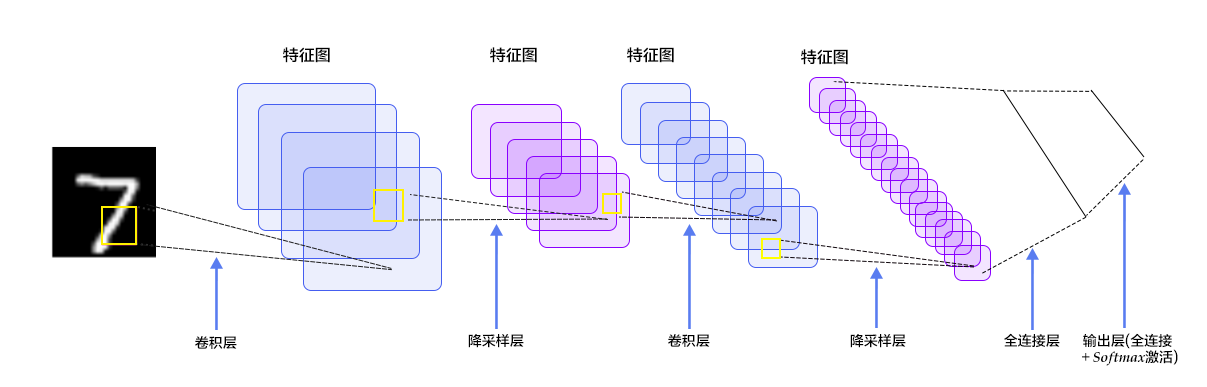
#> input picture machinelearning/image/digit/train/data/image/cnn.png, 1207 x 387 px
$ python -i utils.py   (imports and definitions only)   (Python 2 division)   (older library calls are emulated)
#> lines starting #> are read from the running program, lines starting #| are printed output that depends on the picture; after the words box and inside, x2 and y2 are one past the last pixel; in counts of white or black regions, pixels touching at a corner belong together
#!/usr/bin/env python
# -*- coding: utf-8 -*-
# 通用函数
from __future__ import print_function
import sys
import os
import logging
import time
import traceback
import platform
import subprocess
from PIL import Image
from PIL import ImageOps
import cv2
import numpy
import paddle
import paddle.fluid as fluid
try:
    from paddle.fluid.contrib.trainer import *
    from paddle.fluid.contrib.inferencer import *
except ImportError:
    print(
        "In the fluid 1.0, the trainer and inferencer are moving to paddle.fluid.contrib",
        file=sys.stderr)
    from paddle.fluid.trainer import *
    from paddle.fluid.inferencer import *
#公用static目录，通过http://www.yanjingang.com/static/tmp/1.txt 可访问过程文件
STATIC_PATH='/tmp/static/'

# 定义输入层及网络结构: 单层全连接层+softmax
# [58 lines left out: functions softmax_regression, multilayer_perceptron, convolutional_neural_network, train_program, not called in this run]

# 定义优化器
def optimizer_program():
    return fluid.optimizer.Adam(learning_rate=0.001)

# 自定义mnist数据集reader
# [81 lines left out: functions mnist_reader_creator, image_reader_creator, load_image, not called in this run]

def image_sobel(img_path, ksize=5, dilate=0, erode=0, dilate2=0):
    """图片边缘检测"""
#> called with img_path = 'data/image/cnn.png', ksize = 5, dilate = 0, erode = 0, dilate2 = 0
    img = cv2.imread(img_path)
#> img is the input picture: shape (387, 1207, 3); mean B, G, R 246, 237.7, 239.2
    #灰度图
    gray = cv2.cvtColor(img, cv2.COLOR_BGR2GRAY)
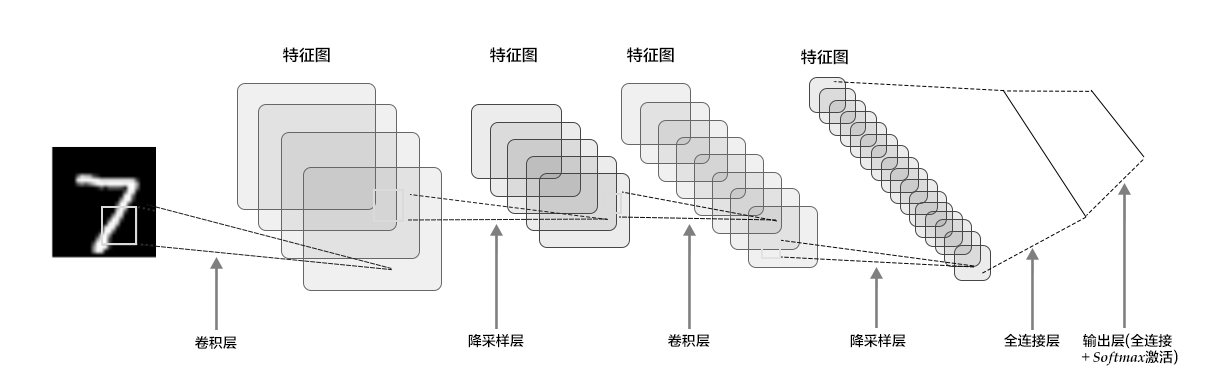
#> gray: shape (387, 1207); min 0, max 255, mean 239.1
    #write_image(gray, img_path, 'gray')
    # 高斯平滑
    gaussian = cv2.GaussianBlur(gray, (3, 3), 0, 0, cv2.BORDER_DEFAULT)
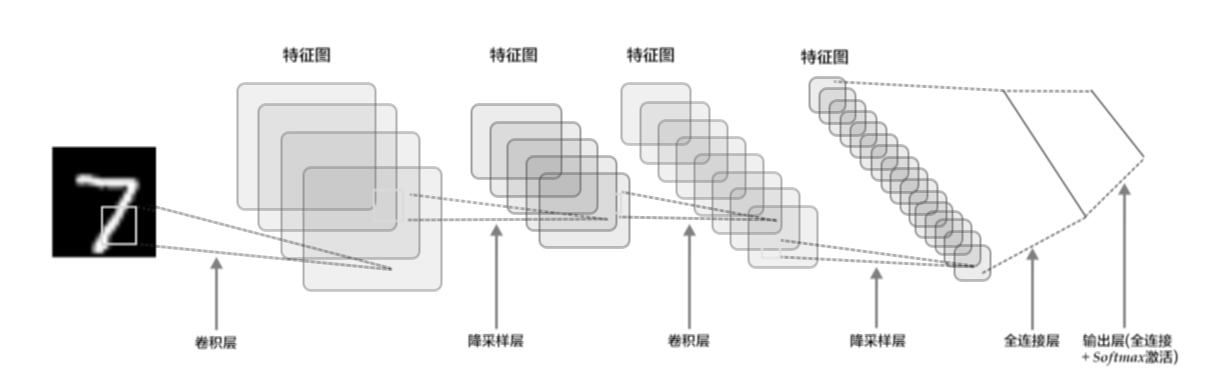
#> gaussian: shape (387, 1207); min 0, max 255, mean 239.1
    #write_image(gaussian, img_path, 'gaussion')
    # 中值滤波
    median = cv2.medianBlur(gaussian, 5)
    #write_image(median, img_path, 'median')
    # Sobel算子，X方向求梯度,对图像进行边缘检测
    sobel = cv2.Sobel(median, cv2.CV_8U, 1, 0, ksize=ksize) #ksize:1/3/5/7   cv2.CV_8U/cv2.CV_16S
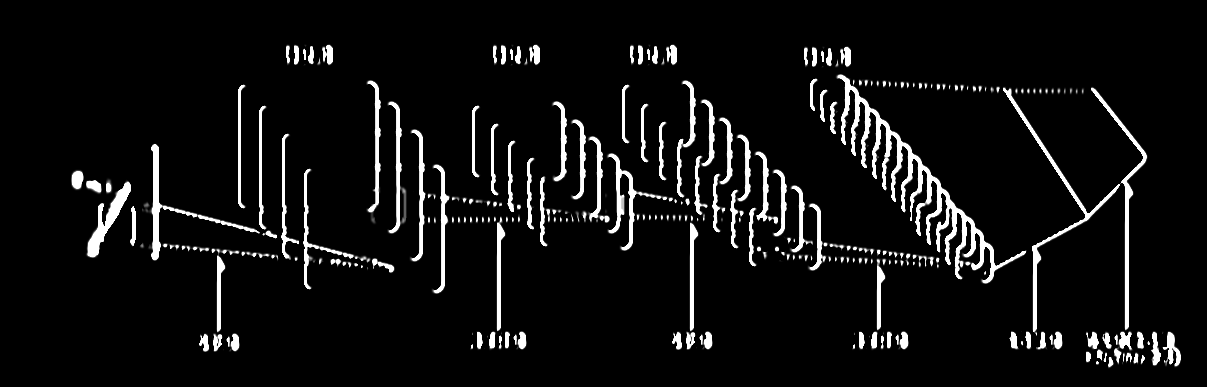
#> sobel: shape (387, 1207); min 0, max 255, mean 16.7
    #sobel = cv2.Sobel(median, cv2.CV_16S, 1, 0, ksize=ksize) #ksize:1/3/5/7   cv2.CV_8U/cv2.CV_16S
    sobel = cv2.convertScaleAbs(sobel)
    # 二值化
    ret, binary = cv2.threshold(sobel, 170, 255, cv2.THRESH_BINARY)
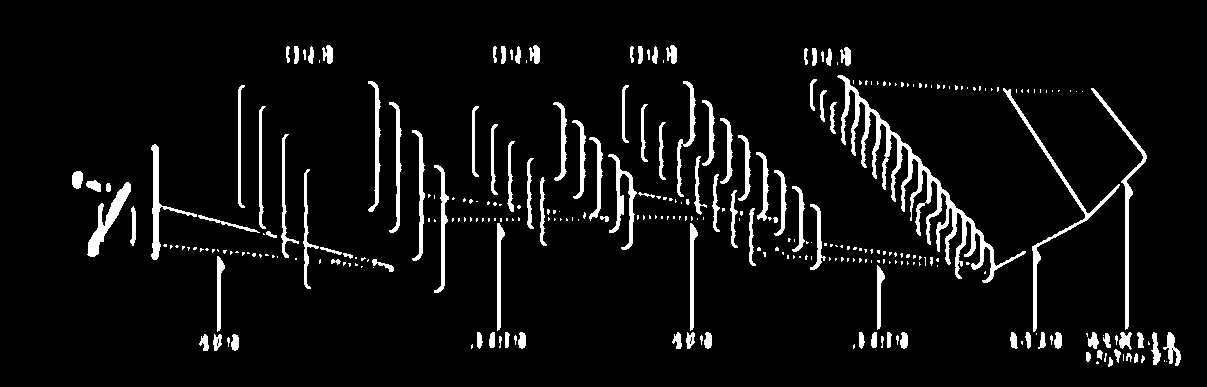
#> binary: shape (387, 1207); 6.1% white; 307 white regions (196 under 20 px), largest, box (x1, y1, x2, y2) and area: (837, 75, 1026, 283) 4558, (1003, 88, 1120, 332) 1287, (1091, 88, 1147, 330) 1071
    threshold_path = write_image(binary, img_path, 'threshold')
#> threshold_path = '/tmp/static/tmp/cnn_threshold.png'
    if dilate == 0 and erode == 0:
	return threshold_path
    else:
        # 膨胀和腐蚀操作的核函数
        element1 = cv2.getStructuringElement(cv2.MORPH_RECT, (9, 1))
        element2 = cv2.getStructuringElement(cv2.MORPH_RECT, (9, 7))
        # 膨胀一次，让轮廓突出
        dilation = cv2.dilate(binary, element2, iterations=dilate) #iterations=1
        dilation_path = write_image(dilation, img_path, 'dilation')
	if erode > 0:# 腐蚀，去掉细节
            dilation = cv2.erode(dilation, element1, iterations=erode) #iterations=1
            dilation_path = write_image(dilation, img_path, 'erosion')
	if dilate2 > 0: # 再次膨胀，让轮廓明显一些
            dilation2 = cv2.dilate(erosion, element2, iterations=dilate2) #iterations=3设置太大但车牌区域很小时非车牌区域容易边缘连片过度，设置太小但车牌占比过大时容易省简称和后边连不上
            dilation_path = write_image(dilation2, img_path, 'dilation2')
        return dilation_path

def write_image(img, img_path, step='', path='tmp'):
    """保存图片并打印"""
    name = img_path.split('/')[-1]
    img_path = img_path.replace(name,'')
    #print(name)
    #print(img_path)
    if step != '':
        #img_file = img_path+'../'+path+'/'+name.split('.')[0]+'_'+step+'.'+name.split('.')[1]
        img_file = STATIC_PATH+path+'/'+name.split('.')[0]+'_'+step+'.'+name.split('.')[1]
    else:
        #img_file = img_path+'../'+path+'/'+name
        img_file = STATIC_PATH+path+'/'+name
    cv2.imwrite(img_file, img)
    print(img_file)
    return img_file

# [4 lines left out: function mkdir, not called in this run]

LOG_LEVEL = logging.DEBUG
# [73 lines left out: functions log, debug, info, warning, error, get_trace, not called in this run]


# [24 lines not run here, left out]

>>> result = image_sobel('data/image/cnn.png')
#> result = '/tmp/static/tmp/cnn_threshold.png'
